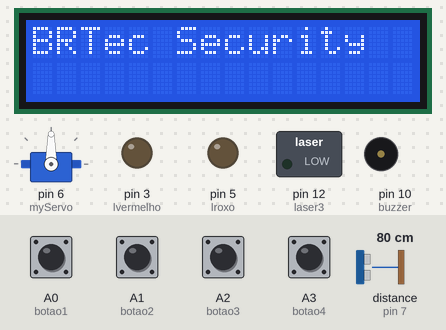
Recording of a sketch running on a simulated Arduino Uno, built with avr-gcc and run on an emulated ATmega328P. Shown: servo, 16×2 character LCD, switched loads named in the sketch (green lamp = pin HIGH), output pins drawn as LEDs (lit = HIGH), buzzer (waves = sounding, pin HIGH). The test bench sets the inputs (shaded band); at power-on: A0 (botao1), A1 (botao2), A2 (botao3), A3 (botao4) HIGH, distance to the obstacle (sensor on pin 7) 80 cm. The echo pulse lasts 58.3 µs per cm; what the sketch prints to the serial monitor is not drawn.

Above: at 1.2 s.
1.3 s: A0 (botao1) pulled LOW for 0.15 s
At 2.1 s:
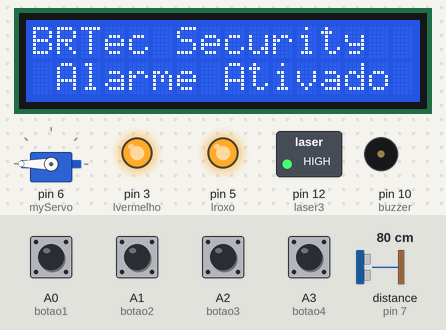
4.4 s: A1 (botao2) pulled LOW for 0.15 s
At 5.3 s:
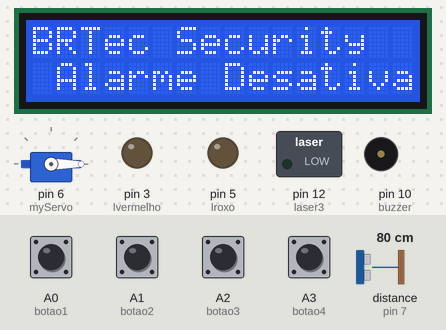
7.5 s: A2 (botao3) pulled LOW for 0.15 s
At 8.9 s:
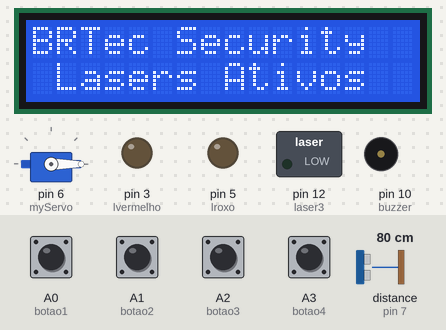
10.6 s: A0 (botao1) pulled LOW for 1 s
At 13.4 s:
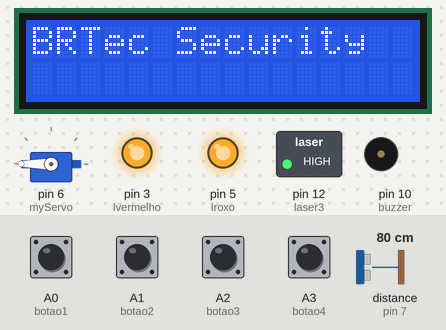
14.1 s: distance to the obstacle (sensor on pin 7) set to 17 cm
16.1 s: distance to the obstacle (sensor on pin 7) set to 14 cm
At 18.66 s:
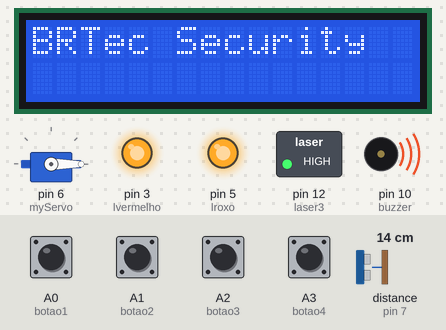
Timing chart, 0 to 18.9 s (numbered marks = the images above; inputs shaded):
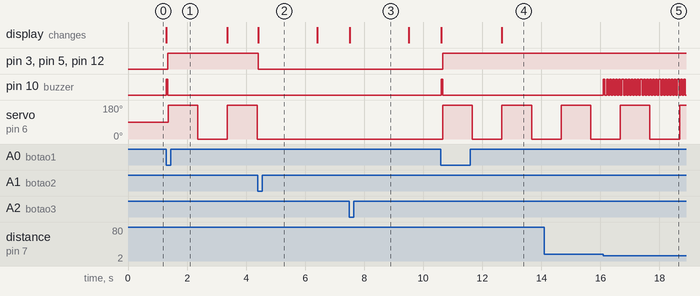

Measured:
- the behaviour switches between 16 and 15 cm on distance to the obstacle (sensor on pin 7) (found by bisection; images 4 and 5)
- after the input at 1.3 s, pin 3 (lvermelho), pin 5 (lroxo), pin 12 (laser3): LOW → HIGH after 0.05 s; pin 10 (buzzer): LOW → HIGH at once, → LOW 0.05 s later; servo on pin 6 (myServo): alternates 180° for 1.0 s and 0° for 1.0 s, starting after 0.06 s; the display: changes at once (image 1)
- after the input at 4.4 s, pin 3 (lvermelho), pin 5 (lroxo), pin 12 (laser3): HIGH → LOW at once; servo on pin 6 (myServo): stays 0° (without the input it goes to 180° after 0.98 s); the display: changes at once (image 2)
- after the input at 7.5 s, the display: changes at once (image 3)
- after the input at 10.6 s, pin 3 (lvermelho), pin 5 (lroxo), pin 12 (laser3): LOW → HIGH after 0.05 s; pin 10 (buzzer): LOW → HIGH at once, → LOW 0.05 s later; servo on pin 6 (myServo): alternates 180° for 1.0 s and 0° for 1.0 s, starting after 0.06 s; the display: first changes at once (image 4 shows a later state)
- after the input at 16.1 s, pin 10 (buzzer): alternates HIGH for 0.05 s and LOW for 0.05 s, starting at once

The sketch:

security.ino
```cpp
/*
 Projeto de Automação Residencial -> Bruno Rezende
 Testes de Alarme Simples
 */

// include the library code:
#include <ShiftedLCD.h>
#include <SPI.h>

//sonar
 #include <NewPing.h>


// include the Servo library
#include <Servo.h>


Servo myServo;  // create a servo object

int lvermelho = 3;
int lroxo = 5;
int laser3 = 12;

int buzzer = 10;

int botao1 = A0;
int botao2 = A1;
int botao3 = A2;
int botao4 = A3;


#define TRIGGER_PIN  4    /* Arduino pino trigger (envia onda)*/
 #define ECHO_PIN     7    /* Arduino pino echo (recebe onda) */
 #define MAX_distancia 100  /* Distancia máxima do ping em centimetro. */


NewPing sonar(TRIGGER_PIN, ECHO_PIN, MAX_distancia); /* NewPing configuração de pinos e distancia máxima. */

 int distancia;

unsigned long millisTarefa1 = millis();
unsigned long millisTarefa2 = millis();
unsigned long millisTarefa3 = millis();
unsigned long timerbotao = millis();

int alarmeativo = 0;
int alarmedisparado = 0;

  int gambiarra = 0;

// initialize the library with the number of the sspin
// (or the latch pin of the 74HC595)
LiquidCrystal lcd(9);

void setup() {
  Serial.begin(9600);
    myServo.attach(6); // attaches the servo on pin 9 to the servo object

  pinMode(lvermelho,OUTPUT);
  pinMode(lroxo,OUTPUT);
  pinMode(laser3, OUTPUT);
  pinMode(buzzer, OUTPUT);
  pinMode(botao1,INPUT);
  pinMode(botao2,INPUT);
  pinMode(botao3,INPUT);
  pinMode(botao4,INPUT);

  digitalWrite(botao1, HIGH);
  digitalWrite(botao2, HIGH);
  digitalWrite(botao3, HIGH);
  digitalWrite(botao4, HIGH);
  digitalWrite(buzzer, LOW);

  millisTarefa2 = millis();
  // set up the LCD's number of columns and rows:
  lcd.begin(16, 2);
  // Print a message to the LCD.
  lcd.print("BRTec Security");
}

void loop() {
  // set the cursor to column 0, line 1
  // (note: line 1 is the second row, since counting begins with 0):

  // print the number of seconds since reset:

  // set the servo position


  if(alarmedisparado == 1){
     if((millis() - millisTarefa3) > 50){

        digitalWrite(buzzer, !digitalRead(buzzer));
        millisTarefa3 = millis();
      }
  }


  if(alarmeativo == 1){
      digitalWrite(laser3, HIGH);
      digitalWrite(lvermelho, HIGH);
      digitalWrite(lroxo, HIGH);

      int sensor_sonar = calcularPING();
      if(sensor_sonar >= 10 && sensor_sonar <= 15){
        ativa_alarme();
      }


      if((millis() - millisTarefa2) > 1000){
        if(gambiarra == 0){
        myServo.write(180);
        gambiarra = 1;
        }else{
          myServo.write(-180);
          gambiarra = 0;
        }

        millisTarefa2 = millis();
      }
  }else{
    digitalWrite(laser3, LOW);
      digitalWrite(lvermelho, LOW);
      digitalWrite(lroxo, LOW);
  }


  if((millis() - millisTarefa1) > 2000){
    limpadisplay();
  }

  if (digitalRead(botao1) == LOW)
  {
       if((millis() - timerbotao) > 1000){
      botao1on();
      tom_botao();
      millisTarefa1 = millis();
      timerbotao = millis();
   }
   }

  if (digitalRead(botao2) == LOW)
  {
     if((millis() - timerbotao) > 1000){

    digitalWrite(laser3, LOW);
      botao2on();
    millisTarefa1 = millis();
    timerbotao = millis();
   }
  }

  if (digitalRead(botao3) == LOW)
  {
     if((millis() - timerbotao) > 1000){
      botao3on();
    millisTarefa1 = millis();
    timerbotao = millis();
   }
  }

  if (digitalRead(botao4) == LOW){
         if((millis() - timerbotao) > 1000){

    botao4on();
    millisTarefa1 = millis();
    timerbotao = millis();
   }
  }


}

void tom_botao(){
  digitalWrite(buzzer, HIGH);
  delay(50);
  digitalWrite(buzzer, LOW);
}

void ativa_alarme(){
  alarmedisparado = 1;

}

void limpadisplay(){
  lcd.setCursor(1, 1);
  lcd.print("                ");

}

void botao1on() {
  lcd.setCursor(1, 1);
  lcd.print("Alarme Ativado");
  alarmeativo = 1;
  Serial.println("alarmeativado");
}

void botao2on(){

  lcd.setCursor(1, 1);
  lcd.print("Alarme Desativado");
  alarmeativo = 0;
  Serial.println("alarmedesativado");
}

void botao3on(){

  lcd.setCursor(1, 1);
  lcd.print("Lasers Ativos");
    digitalWrite(lroxo, HIGH);
    digitalWrite(lvermelho, HIGH);
  Serial.println(3);
}

void botao4on(){

  lcd.setCursor(1, 1);
  lcd.print("Alarme Desativado");
  alarmedisparado = 0;
    digitalWrite(lroxo, LOW);
    digitalWrite(lvermelho, LOW);
  Serial.println(4);
}

int calcularPING(){
  unsigned int uS = sonar.ping();  /* Envia ping, retorna ping tempo em microseconds (uS). */
  distancia = uS / US_ROUNDTRIP_CM; /* Converte oing tempo para distancia em cm e retorana resultado. */
  return distancia;
}
```
